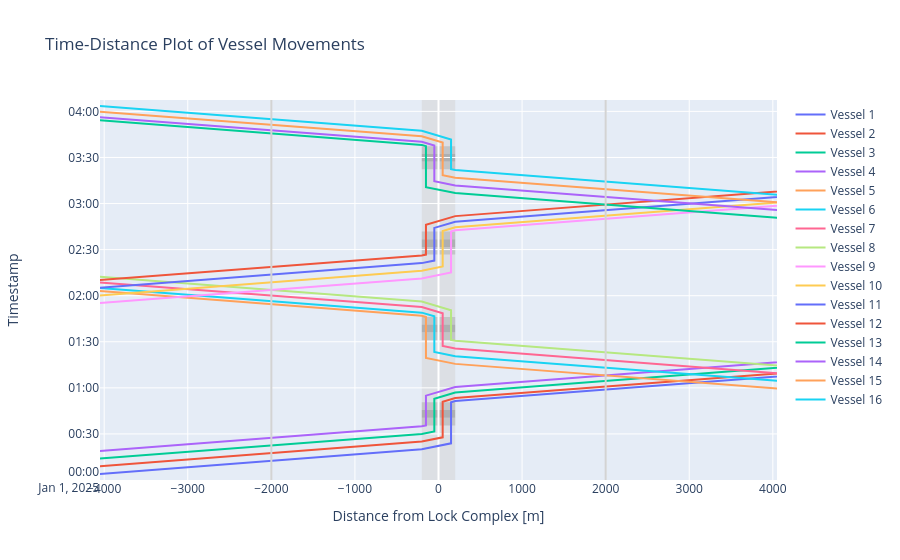

The notebook cell this image was saved under:
### Code cell
# We can plot the time-distance diagram
fig = lock.create_time_distance_plot(vessels = vessels, 
                                     xlimmin = -4050, 
                                     xlimmax = 4050,
                                     method='Plotly')
fig
